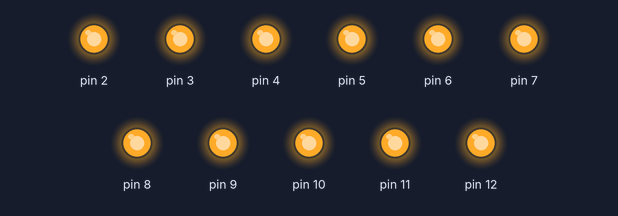
The sketch below on a simulated Arduino Uno, built with avr-gcc and run on an emulated ATmega328P. Parts: output pins drawn as LEDs (lit = HIGH).

Above: at 5.4 s.
At 14.1 s:
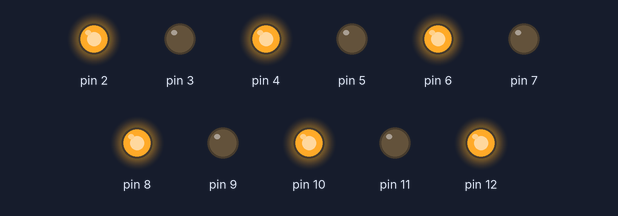
At 16.36 s:
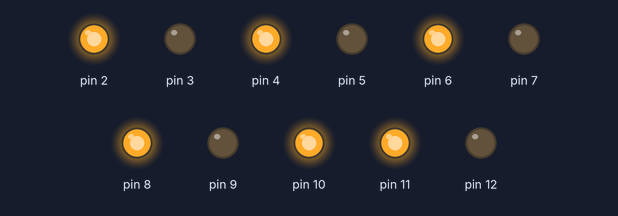
At 20.4 s:
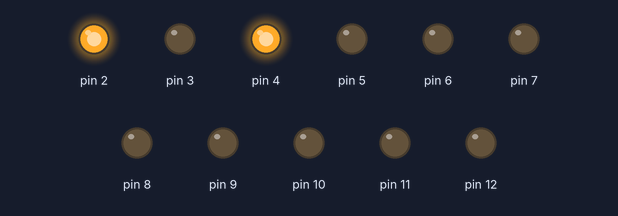
At 25.7 s:
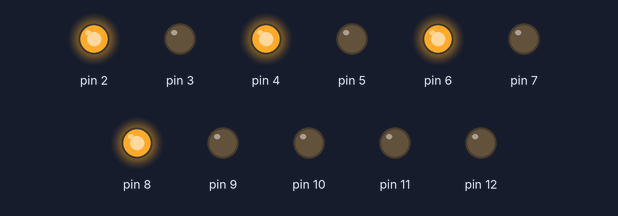
At 39.72 s:
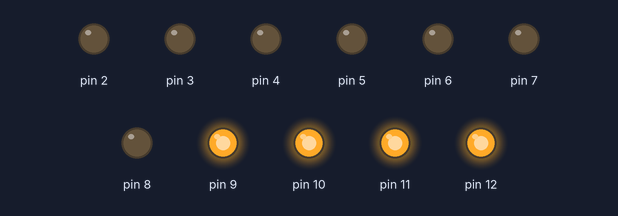
Timing chart, 0 to 40.0 s (numbered marks = the images above):
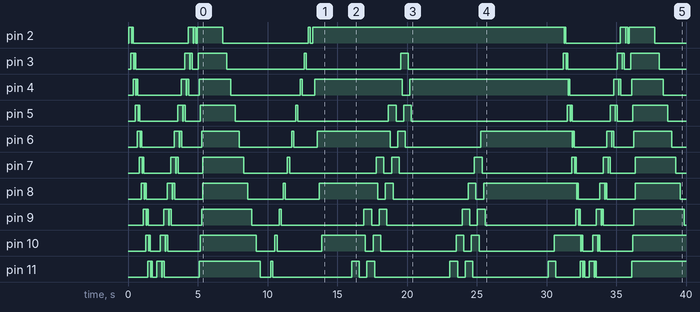

The sketch:

7patternofled.ino
```cpp
int t1=30;
int t2=80;
int t3=150;
void setup() {
 for(int i=2;i<=12;i++){
  pinMode(i,OUTPUT);
 }
}

void loop() {
  effect_1();
  effect_2();
  effect_3();
  effect_4();
  effect_5();

}
void effect_1(){
  for(int i=0;i<=12;i++){
    digitalWrite(i,HIGH);
    delay(t1);
     digitalWrite(i+1,HIGH);
    delay(t1);
     digitalWrite(i+2,HIGH);
    delay(t1);
    digitalWrite(i,LOW);
    delay(t1);
     digitalWrite(i+1,LOW);
    delay(t1);
  }
  for(int i=13;i>1;i--)
  {
    digitalWrite(i,HIGH);
    delay(t2);
     digitalWrite(i-1,HIGH);
    delay(t1);
     digitalWrite(i-2,HIGH);
    delay(t1);
    digitalWrite(i,LOW);
    delay(t2);
     digitalWrite(i-1,LOW);
    delay(t1);
  }
}
void effect_2()
{
  int c=13;
  for(int i=2;i<=12;i++)
  {
    digitalWrite(i,HIGH);
    digitalWrite(c,HIGH);
    c--;
    if(c!=7)
    delay(t2);
  }
  for(int i=13;i>1;i--)
  {
    digitalWrite(i,HIGH);
    digitalWrite(c,HIGH);
    c++;
    if(c!=8)
    delay(t2);
  }
}
void effect_3(){
  for(int i=2;i<=12;i++)
  {
    digitalWrite(i,HIGH);
    delay(t3);
    digitalWrite(i,LOW);
    delay(t3);
  }
  for(int i=12;i>1;i--)
  {
    digitalWrite(i,HIGH);
    delay(t3);
    digitalWrite(i,LOW);
    delay(t3);
  }
}
void effect_4(){
  for(int j=2;j<=12;j++){
    digitalWrite(j,HIGH);
    delay(t2);
    j=j+1;
    digitalWrite(j,LOW);
    delay(t2);
  }
  for(int i=12;i>1;i--)
 {
  digitalWrite(i,HIGH);
  delay(t2);
  i=i-1;
  digitalWrite(i,LOW);
    delay(t2);
 }
}
void effect_5(){
  for(int x=13;x>1;x--)
  {
    digitalWrite(x,HIGH);
    delay(t1+t2);
    digitalWrite(x+1,LOW);
    delay(t1+t2);
    digitalWrite(x+2,HIGH);
    delay(t1+t2);
    digitalWrite(x+3,LOW);
    delay(t1+t2);
  }
  for(int x=13;x>1;x--)
  {
    digitalWrite(x+4,HIGH);
    delay(t1+t2);
    digitalWrite(x+5,LOW);
    delay(t1+t2);
    digitalWrite(x+6,HIGH);
    delay(t1+t2);
    digitalWrite(x+7,LOW);
    delay(t1+t2);
  }
  for(int x=13;x>1;x--)
  {
    digitalWrite(x+8,HIGH);
    delay(t1+t2);
    digitalWrite(x+9,LOW);
    delay(t1+t2);
    digitalWrite(x+10,HIGH);
    delay(t1+t2);
    digitalWrite(x+11,LOW);
    delay(t1+t2);
}
}
```
